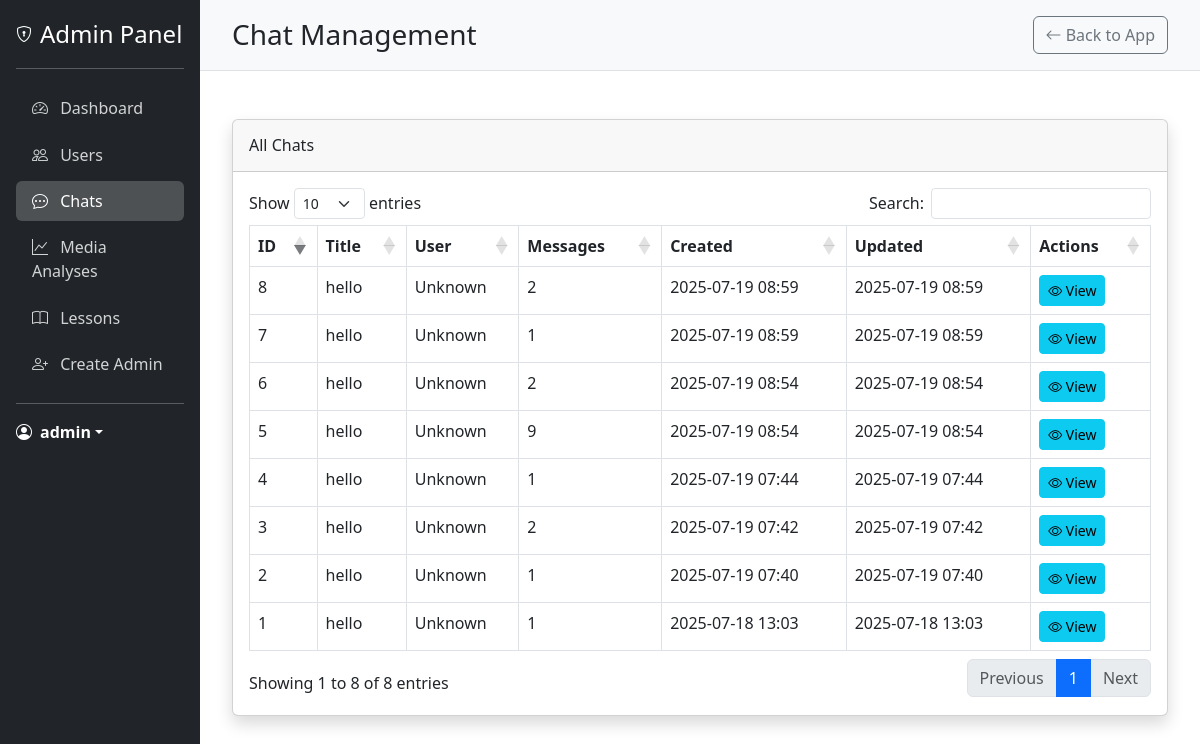
Screenshot of /admin/chats (signed in) with the database file from the repository.
### models.py (models this page shows, shortened)
class User(UserMixin, db.Model):
    __tablename__ = 'users'
    id = db.Column(db.Integer, primary_key=True)
    username = db.Column(db.String(80), unique=True, nullable=False)
    email = db.Column(db.String(120), unique=True, nullable=False)
    password_hash = db.Column(db.String(128), nullable=False)
    is_admin = db.Column(db.Boolean, default=False)
    created_at = db.Column(db.DateTime, default=datetime.utcnow)
    last_login = db.Column(db.DateTime)
    latitude = db.Column(db.Float)
    longitude = db.Column(db.Float)
    location_name = db.Column(db.String(200))
    analyses = db.relationship('MediaAnalysis', backref='user', lazy=True)

class Chat(db.Model):
    __tablename__ = 'chats'
    id = db.Column(db.Integer, primary_key=True)
    user_id = db.Column(db.Integer, db.ForeignKey('users.id'), nullable=True)
    created_at = db.Column(db.DateTime, default=datetime.utcnow)
    updated_at = db.Column(db.DateTime, default=datetime.utcnow, onupdate=datetime.utcnow)
    title = db.Column(db.String(255), nullable=True)  # Optional title based on content
    fact_sheet = db.Column(db.Text, nullable=True)  # Stores extracted company info
    strategies = db.Column(db.Text, nullable=True)  # Stores generated strategies
    messages = relationship("Message", back_populates="chat", cascade="all, delete-orphan")

### app.py (the view)
@app.route('/admin/chats')
@login_required
@admin_required
def admin_chats():
    chats = Chat.query.order_by(Chat.created_at.desc()).all()
    return render_template('admin/chats.html', chats=chats)

### app.py (called while the page is built)
@login_manager.user_loader
def load_user(user_id):
    return User.query.get(int(user_id))

def admin_required(f):
    @wraps(f)
    def decorated_function(*args, **kwargs):
        if not current_user.is_authenticated:
            flash('You need to login first.', 'danger')
            return redirect(url_for('login'))
        if not hasattr(current_user, 'is_admin') or not current_user.is_admin:
            flash('You need admin privileges to access this page.', 'danger')
            return redirect(url_for('landing_page1'))
        return f(*args, **kwargs)
    return decorated_function

### templates/admin/chats.html (shortened to what this page needs)
{% extends "admin/base_admin.html" %}
{% block header %}Chat Management{% endblock %}
{% block content %}
<div class="card shadow mb-4">
    <div class="card-header py-3">
        <h6 class="m-0 font-weight-bold">All Chats</h6>
    </div>
    <div class="card-body">
        <div class="table-responsive">
            <table class="table table-bordered" id="chatsTable" width="100%" cellspacing="0">
                <thead>
                    <tr>
                        <th>ID</th>
                        <th>Title</th>
                        <th>User</th>
                        <th>Messages</th>
                        <th>Created</th>
                        <th>Updated</th>
                        <th>Actions</th>
                    </tr>
                </thead>
                <tbody>
                    {% for chat in chats %}
                    <tr>
                        <td>{{ chat.id }}</td>
                        <td>{{ chat.title or 'Untitled Chat' }}</td>
                        <td>
                            {% if chat.user %}
                            <a href="{{ url_for('admin_user_detail', user_id=chat.user_id) }}">
                                {{ chat.user.username }}
                            </a>
                            {% else %}
                            Unknown
                            {% endif %}
                        </td>
                        <td>{{ chat.messages|length }}</td>
                        <td>{{ chat.created_at.strftime('%Y-%m-%d %H:%M') }}</td>
                        <td>{{ chat.updated_at.strftime('%Y-%m-%d %H:%M') }}</td>
                        <td>
                            <a href="{{ url_for('admin_chat_detail', chat_id=chat.id) }}" class="btn btn-sm btn-info">
                                <i class="bi bi-eye"></i> View
                            </a>
                        </td>
                    </tr>
                    {% endfor %}
                </tbody>
            </table>
        </div>
    </div>
</div>
{% endblock %}
{% block extra_css %}
<link rel="stylesheet" href="https://cdn.datatables.net/1.11.5/css/dataTables.bootstrap5.min.css">
{% endblock %}

### templates/admin/base_admin.html (shortened to what this page needs)
<!DOCTYPE html>
<html lang="en">
<head>
    <link href="https://cdn.jsdelivr.net/npm/bootstrap@5.3.0-alpha1/dist/css/bootstrap.min.css" rel="stylesheet">
    <link rel="stylesheet" href="https://cdn.jsdelivr.net/npm/bootstrap-icons@1.10.3/font/bootstrap-icons.css">
    {% block extra_css %}{% endblock %}
</head>
<body>
    <div class="container-fluid">
        <div class="row">
            <div class="col-md-2 admin-sidebar p-0">
                <div class="d-flex flex-column p-3">
                    <a href="{{ url_for('admin_dashboard') }}" class="d-flex align-items-center mb-3 mb-md-0 me-md-auto text-white text-decoration-none">
                        <i class="bi bi-shield-lock me-2"></i>
                        <span class="fs-4">Admin Panel</span>
                    </a>
                    <hr>
                    <ul class="nav nav-pills flex-column mb-auto">
                        <li class="nav-item">
                            <a href="{{ url_for('admin_dashboard') }}" class="nav-link {% if request.endpoint == 'admin_dashboard' %}active{% endif %}">
                                <i class="bi bi-speedometer2 me-2"></i>
                                Dashboard
                            </a>
                        </li>
                        <li>
                            <a href="{{ url_for('admin_users') }}" class="nav-link {% if request.endpoint == 'admin_users' or request.endpoint == 'admin_user_detail' %}active{% endif %}">
                                <i class="bi bi-people me-2"></i>
                                Users
                            </a>
                        </li>
                        <li>
                            <a href="{{ url_for('admin_chats') }}" class="nav-link {% if request.endpoint == 'admin_chats' or request.endpoint == 'admin_chat_detail' %}active{% endif %}">
                                <i class="bi bi-chat-dots me-2"></i>
                                Chats
                            </a>
                        </li>
                        <li>
                            <a href="{{ url_for('admin_analyses') }}" class="nav-link {% if request.endpoint == 'admin_analyses' %}active{% endif %}">
                                <i class="bi bi-graph-up me-2"></i>
                                Media Analyses
                            </a>
                        </li>
                        <li>
                            <a href="{{ url_for('admin_lessons') }}" class="nav-link {% if request.endpoint == 'admin_lessons' %}active{% endif %}">
                                <i class="bi bi-book me-2"></i>
                                Lessons
                            </a>
                        </li>
                        <li>
                            <a href="{{ url_for('create_admin') }}" class="nav-link {% if request.endpoint == 'create_admin' %}active{% endif %}">
                                <i class="bi bi-person-plus me-2"></i>
                                Create Admin
                            </a>
                        </li>
                    </ul>
                    <hr>
                    <div class="dropdown">
                        <a href="#" class="d-flex align-items-center text-white text-decoration-none dropdown-toggle" id="dropdownUser1" data-bs-toggle="dropdown" aria-expanded="false">
                            <i class="bi bi-person-circle me-2"></i>
                            <strong>{{ current_user.username }}</strong>
                        </a>
                    </div>
                </div>
            </div>
            <div class="col-md-10 p-0">
                <div class="admin-header d-flex justify-content-between align-items-center">
                    <h1 class="h3 mb-0">{% block header %}Admin Dashboard{% endblock %}</h1>
                    <div>
                        <a href="{{ url_for('landing_page1') }}" class="btn btn-outline-secondary">
                            <i class="bi bi-arrow-left"></i> Back to App
                        </a>
                    </div>
                </div>
                <div class="admin-content">
                    {% block content %}{% endblock %}
                </div>
            </div>
        </div>
    </div>
</body>
</html>

### templates/admin/base_admin.html (style rules this page uses)
.admin-sidebar { min-height: 100vh; background-color: #212529; color: white; }
.admin-sidebar .nav-link { color: rgba(255, 255, 255, 0.8); padding: 0.5rem 1rem; margin: 0.2rem 0; }
.admin-sidebar .nav-link.active { color: white; background-color: rgba(255, 255, 255, 0.2); }
.admin-content { padding: 2rem; }
.admin-header { background-color: #f8f9fa; padding: 1rem 2rem; border-bottom: 1px solid #dee2e6; }

### rows the page displays
User: username "admin"
Chat: id "8", title "hello", messages|length "2", created_at "2025-07-19 08:59", updated_at "2025-07-19 08:59"
Chat: id "7", title "hello", messages|length "1", created_at "2025-07-19 08:59", updated_at "2025-07-19 08:59"
Chat: id "6", title "hello", messages|length "2", created_at "2025-07-19 08:54", updated_at "2025-07-19 08:54"
Chat: id "5", title "hello", messages|length "9", created_at "2025-07-19 08:54", updated_at "2025-07-19 08:54"
Chat: id "4", title "hello", messages|length "1", created_at "2025-07-19 07:44", updated_at "2025-07-19 07:44"
Chat: id "3", title "hello", messages|length "2", created_at "2025-07-19 07:42", updated_at "2025-07-19 07:42"
Chat: id "2", title "hello", messages|length "1", created_at "2025-07-19 07:40", updated_at "2025-07-19 07:40"
Chat: id "1", title "hello", messages|length "1", created_at "2025-07-18 13:03", updated_at "2025-07-18 13:03"
